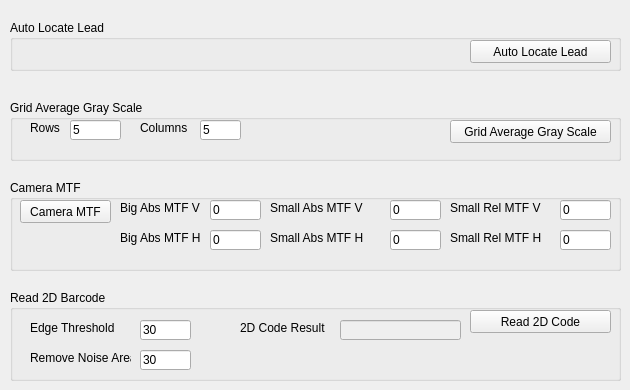
    <widget class="QWidget" name="tabMiscellaneous">
     <attribute name="title">
      <string>Miscellaneous</string>
     </attribute>
     <widget class="QGroupBox" name="groupBoxAutoLocateLead">
      <property name="geometry">
       <rect>
        <x>10</x>
        <y>20</y>
        <width>611</width>
        <height>51</height>
       </rect>
      </property>
      <property name="title">
       <string>Auto Locate Lead</string>
      </property>
      <widget class="QPushButton" name="btnAutoLocateLead">
       <property name="geometry">
        <rect>
         <x>460</x>
         <y>20</y>
         <width>141</width>
         <height>23</height>
        </rect>
       </property>
       <property name="text">
        <string>Auto Locate Lead</string>
       </property>
      </widget>
     </widget>
     <widget class="QGroupBox" name="groupBoxGridAverageGrayScale">
      <property name="geometry">
       <rect>
        <x>10</x>
        <y>100</y>
        <width>611</width>
        <height>61</height>
       </rect>
      </property>
      <property name="title">
       <string>Grid Average Gray Scale</string>
      </property>
      <widget class="QPushButton" name="btnGridAvgGrayScale">
       <property name="geometry">
        <rect>
         <x>440</x>
         <y>20</y>
         <width>161</width>
         <height>23</height>
        </rect>
       </property>
       <property name="text">
        <string>Grid Average Gray Scale</string>
       </property>
      </widget>
      <widget class="QLineEdit" name="lineEditGridCols">
       <property name="enabled">
        <bool>true</bool>
       </property>
       <property name="geometry">
        <rect>
         <x>190</x>
         <y>20</y>
         <width>41</width>
         <height>20</height>
        </rect>
       </property>
       <property name="text">
        <string>5</string>
       </property>
      </widget>
      <widget class="QLabel" name="labelGridCols">
       <property name="geometry">
        <rect>
         <x>130</x>
         <y>20</y>
         <width>51</width>
         <height>16</height>
        </rect>
       </property>
       <property name="text">
        <string>Columns</string>
       </property>
      </widget>
      <widget class="QLineEdit" name="lineEditGridRows">
       <property name="enabled">
        <bool>true</bool>
       </property>
       <property name="geometry">
        <rect>
         <x>60</x>
         <y>20</y>
         <width>51</width>
         <height>20</height>
        </rect>
       </property>
       <property name="text">
        <string>5</string>
       </property>
      </widget>
      <widget class="QLabel" name="labelGridRows">
       <property name="geometry">
        <rect>
         <x>20</x>
         <y>20</y>
         <width>41</width>
         <height>16</height>
        </rect>
       </property>
       <property name="text">
        <string>Rows</string>
       </property>
      </widget>
     </widget>
     <widget class="QGroupBox" name="groupCameraMTF">
      <property name="geometry">
       <rect>
        <x>10</x>
        <y>180</y>
        <width>611</width>
        <height>91</height>
       </rect>
      </property>
      <property name="title">
       <string>Camera MTF</string>
      </property>
      <widget class="QPushButton" name="btnCameraMTF">
       <property name="geometry">
        <rect>
         <x>10</x>
         <y>20</y>
         <width>91</width>
         <height>23</height>
        </rect>
       </property>
       <property name="text">
        <string>Camera MTF</string>
       </property>
      </widget>
      <widget class="QLineEdit" name="lineEditBigPatternAbsMTFV">
       <property name="enabled">
        <bool>true</bool>
       </property>
       <property name="geometry">
        <rect>
         <x>200</x>
         <y>20</y>
         <width>51</width>
         <height>20</height>
        </rect>
       </property>
       <property name="text">
        <string>0</string>
       </property>
      </widget>
      <widget class="QLabel" name="labelBigPatternAbsMTFV">
       <property name="geometry">
        <rect>
         <x>110</x>
         <y>20</y>
         <width>91</width>
         <height>16</height>
        </rect>
       </property>
       <property name="text">
        <string>Big Abs MTF V</string>
       </property>
      </widget>
      <widget class="QLineEdit" name="lineEditBigPatternAbsMTFH">
       <property name="enabled">
        <bool>true</bool>
       </property>
       <property name="geometry">
        <rect>
         <x>200</x>
         <y>50</y>
         <width>51</width>
         <height>20</height>
        </rect>
       </property>
       <property name="text">
        <string>0</string>
       </property>
      </widget>
      <widget class="QLabel" name="labelBigPatternAbsMTFH">
       <property name="geometry">
        <rect>
         <x>110</x>
         <y>50</y>
         <width>91</width>
         <height>16</height>
        </rect>
       </property>
       <property name="text">
        <string>Big Abs MTF H</string>
       </property>
      </widget>
      <widget class="QLineEdit" name="lineEditSmallPatternAbsMTFV">
       <property name="enabled">
        <bool>true</bool>
       </property>
       <property name="geometry">
        <rect>
         <x>380</x>
         <y>20</y>
         <width>51</width>
         <height>20</height>
        </rect>
       </property>
       <property name="text">
        <string>0</string>
       </property>
      </widget>
      <widget class="QLineEdit" name="lineEditSmallPatternAbsMTFH">
       <property name="enabled">
        <bool>true</bool>
       </property>
       <property name="geometry">
        <rect>
         <x>380</x>
         <y>50</y>
         <width>51</width>
         <height>20</height>
        </rect>
       </property>
       <property name="text">
        <string>0</string>
       </property>
      </widget>
      <widget class="QLabel" name="labelSmallPatternAbsMTFV">
       <property name="geometry">
        <rect>
         <x>260</x>
         <y>20</y>
         <width>101</width>
         <height>16</height>
        </rect>
       </property>
       <property name="text">
        <string>Small Abs MTF V</string>
       </property>
      </widget>
      <widget class="QLabel" name="labelSmallPatternAbsMTFH">
       <property name="geometry">
        <rect>
         <x>260</x>
         <y>50</y>
         <width>101</width>
         <height>16</height>
        </rect>
       </property>
       <property name="text">
        <string>Small Abs MTF H</string>
       </property>
      </widget>
      <widget class="QLineEdit" name="lineEditSmallPatternRelMTFH">
       <property name="enabled">
        <bool>true</bool>
       </property>
       <property name="geometry">
        <rect>
         <x>550</x>
         <y>50</y>
         <width>51</width>
         <height>20</height>
        </rect>
       </property>
       <property name="text">
        <string>0</string>
       </property>
      </widget>
      <widget class="QLineEdit" name="lineEditSmallPatternRelMTFV">
       <property name="enabled">
        <bool>true</bool>
       </property>
       <property name="geometry">
        <rect>
         <x>550</x>
         <y>20</y>
         <width>51</width>
         <height>20</height>
        </rect>
       </property>
       <property name="text">
        <string>0</string>
       </property>
      </widget>
      <widget class="QLabel" name="labelSmallPatternRelMTFH">
       <property name="geometry">
        <rect>
         <x>440</x>
         <y>50</y>
         <width>101</width>
         <height>16</height>
        </rect>
       </property>
       <property name="text">
        <string>Small Rel MTF H</string>
       </property>
      </widget>
      <widget class="QLabel" name="labelSmallPatternRelMTFV">
       <property name="geometry">
        <rect>
         <x>440</x>
         <y>20</y>
         <width>101</width>
         <height>16</height>
        </rect>
       </property>
       <property name="text">
        <string>Small Rel MTF V</string>
       </property>
      </widget>
     </widget>
     <widget class="QGroupBox" name="groupBoxRead2DCode">
      <property name="geometry">
       <rect>
        <x>10</x>
        <y>290</y>
        <width>611</width>
        <height>91</height>
       </rect>
      </property>
      <property name="title">
       <string>Read 2D Barcode</string>
      </property>
      <widget class="QPushButton" name="btnRead2DCode">
       <property name="geometry">
        <rect>
         <x>460</x>
         <y>20</y>
         <width>141</width>
         <height>23</height>
        </rect>
       </property>
       <property name="text">
        <string>Read 2D Code</string>
       </property>
      </widget>
      <widget class="QLineEdit" name="lineEditEdgeThreshold">
       <property name="enabled">
        <bool>true</bool>
       </property>
       <property name="geometry">
        <rect>
         <x>130</x>
         <y>30</y>
         <width>51</width>
         <height>20</height>
        </rect>
       </property>
       <property name="text">
        <string>30</string>
       </property>
      </widget>
      <widget class="QLabel" name="labelEdgeThreshold">
       <property name="geometry">
        <rect>
         <x>20</x>
         <y>30</y>
         <width>91</width>
         <height>16</height>
        </rect>
       </property>
       <property name="text">
        <string>Edge Threshold</string>
       </property>
      </widget>
      <widget class="QLabel" name="label2DCodeResult">
       <property name="geometry">
        <rect>
         <x>230</x>
         <y>30</y>
         <width>91</width>
         <height>16</height>
        </rect>
       </property>
       <property name="text">
        <string>2D Code Result</string>
       </property>
      </widget>
      <widget class="QLineEdit" name="lineEdit2DCodeResult">
       <property name="enabled">
        <bool>false</bool>
       </property>
       <property name="geometry">
        <rect>
         <x>330</x>
         <y>30</y>
         <width>121</width>
         <height>20</height>
        </rect>
       </property>
       <property name="text">
        <string/>
       </property>
       <property name="readOnly">
        <bool>true</bool>
       </property>
      </widget>
      <widget class="QLabel" name="labelRemoveNoiseArea">
       <property name="geometry">
        <rect>
         <x>20</x>
         <y>60</y>
         <width>101</width>
         <height>16</height>
        </rect>
       </property>
       <property name="text">
        <string>Remove Noise Area</string>
       </property>
      </widget>
      <widget class="QLineEdit" name="lineEditRemoveNoiseArea">
       <property name="enabled">
        <bool>true</bool>
       </property>
       <property name="geometry">
        <rect>
         <x>130</x>
         <y>60</y>
         <width>51</width>
         <height>20</height>
        </rect>
       </property>
       <property name="text">
        <string>30</string>
       </property>
      </widget>
     </widget>
    </widget>
